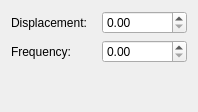
<?xml version="1.0" encoding="UTF-8"?>
<ui version="4.0">
 <class>VoronoiOptions</class>
 <widget class="QWidget" name="VoronoiOptions">
  <property name="geometry">
   <rect>
    <x>0</x>
    <y>0</y>
    <width>198</width>
    <height>112</height>
   </rect>
  </property>
  <property name="windowTitle">
   <string>Form</string>
  </property>
  <layout class="QGridLayout" name="gridLayout">
   <item row="0" column="0">
    <widget class="QLabel" name="label">
     <property name="text">
      <string>Displacement:</string>
     </property>
    </widget>
   </item>
   <item row="0" column="1">
    <widget class="QDoubleSpinBox" name="displacement">
     <property name="singleStep">
      <double>0.010000000000000</double>
     </property>
    </widget>
   </item>
   <item row="1" column="0">
    <widget class="QLabel" name="label_2">
     <property name="text">
      <string>Frequency:</string>
     </property>
    </widget>
   </item>
   <item row="1" column="1">
    <widget class="QDoubleSpinBox" name="frequency">
     <property name="singleStep">
      <double>0.010000000000000</double>
     </property>
    </widget>
   </item>
   <item row="2" column="0">
    <spacer name="verticalSpacer">
     <property name="orientation">
      <enum>Qt::Vertical</enum>
     </property>
     <property name="sizeHint" stdset="0">
      <size>
       <width>20</width>
       <height>40</height>
      </size>
     </property>
    </spacer>
   </item>
  </layout>
 </widget>
 <resources/>
 <connections/>
</ui>
